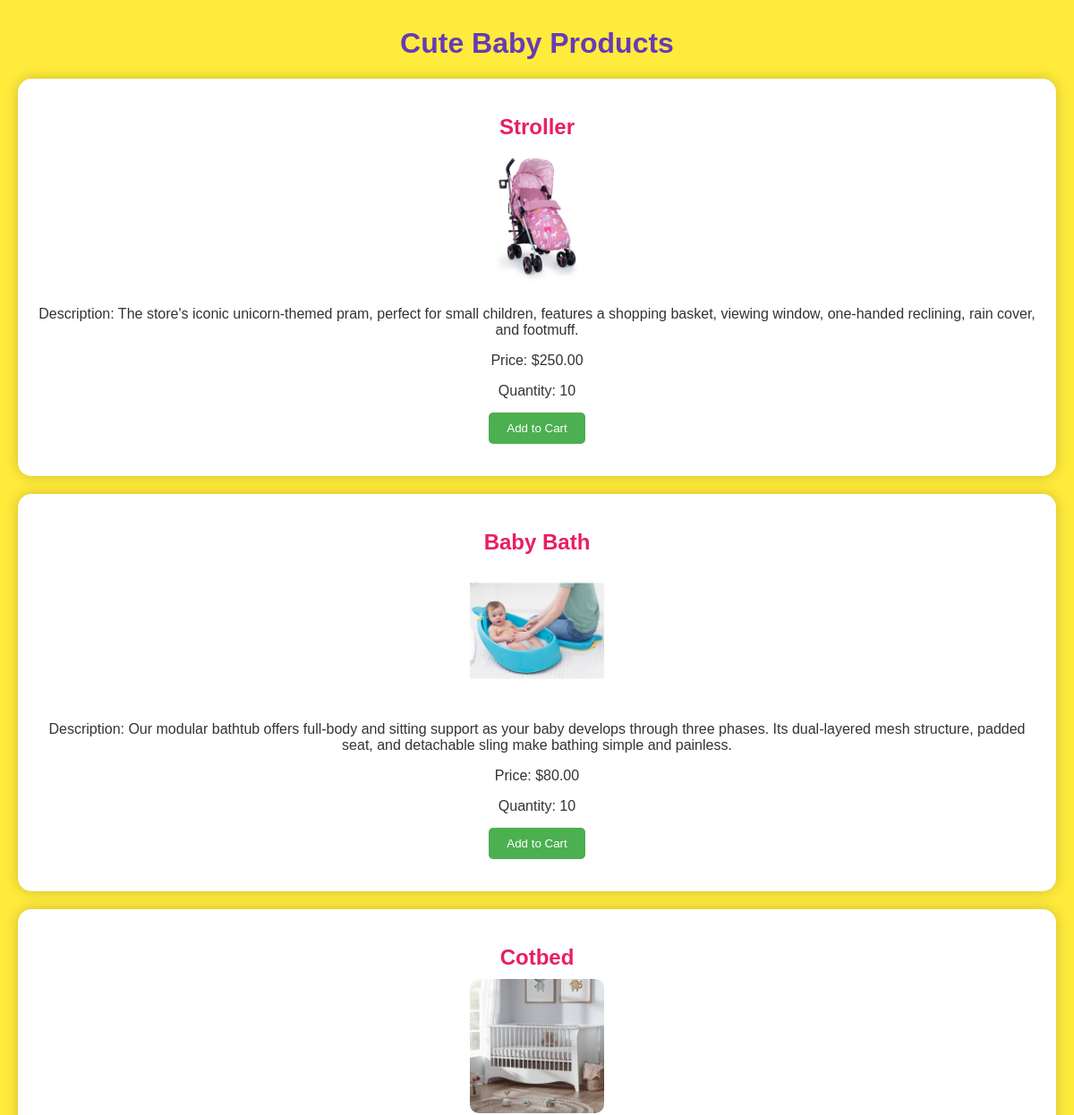
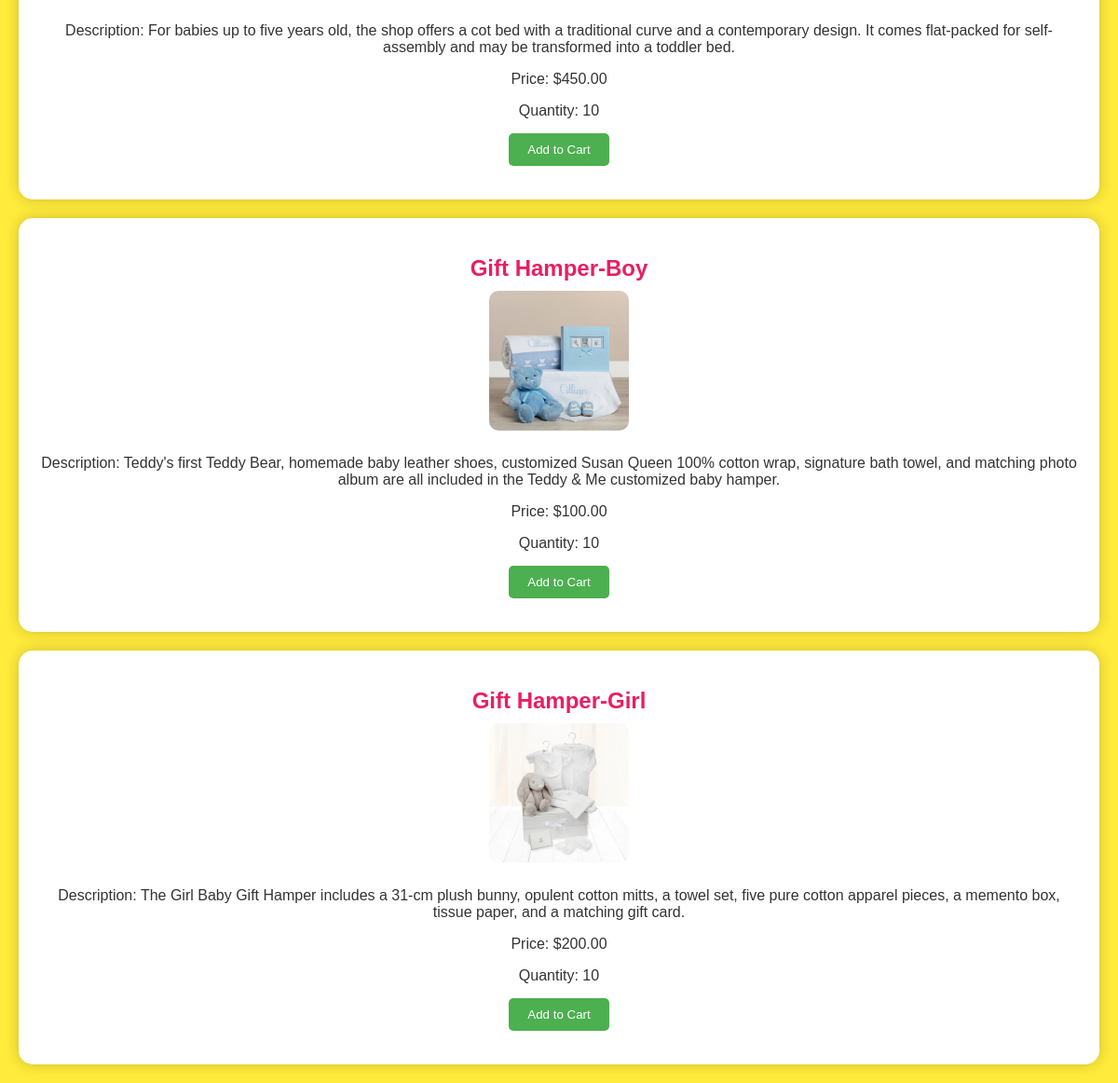
The app's page /babyproducts/product_list/ with its own data (2 pictures, top to bottom).
### babyproducts/models.py (models this page shows, shortened)
class Babyproduct(models.Model):
    name = models.CharField(max_length=100)
    description = models.TextField()
    price = models.DecimalField(max_digits=10, decimal_places=2)
    quantity = models.PositiveIntegerField()
    image = models.ImageField(upload_to='products/')

### babyproducts/views.py (the view)
# urls.py: path('product_list/', views.product_list, name='product_list'),
def product_list(request):
    products = Babyproduct.objects.all()
    return render(request, 'babyproducts/products_list.html', {'products': products})

### babyproducts/templates/babyproducts/products_list.html (shortened to what this page needs)
{% block content %}
<html lang="en">
<head>
</head>
<body>
    <h1>Cute Baby Products</h1>
    <ul>
        {% for product in products %}
            <li>
                <h2>{{ product.name }}</h2>
                <img src="{{ product.image.url }}" alt="{{ product.name }}">
                <p>Description: {{ product.description }}</p>
                <p>Price: ${{ product.price }}</p>
                <p>Quantity: {{ product.quantity }}</p>
                <form method="post" action="{% url 'babyproducts:add_to_cart' product.id %}">
                    <input type="submit" value="Add to Cart">
                </form>
            </li>
        {% endfor %}
    </ul>
</body>
</html>
{% endblock content %}

### babyproducts/templates/babyproducts/products_list.html (style rules this page uses)
body { font-family: 'Comic Sans MS', cursive, sans-serif; background-color: #ffeb3b; margin: 0; padding: 0; text-align: center; }
h1 { color: #673ab7; margin-top: 30px; }
ul { list-style: none; padding: 0; }
li { background-color: #ffffff; margin: 20px; padding: 20px; border-radius: 15px; box-shadow: 0 0 15px rgba(0, 0, 0, 0.2); transition: transform 0.3s ease-in-out; }
h2 { color: #e91e63; margin-bottom: 10px; }
p { color: #333; margin-bottom: 15px; }
img { max-width: 150px; max-height: 150px; border-radius: 10px; margin-bottom: 10px; }
form { display: inline-block; }
input[type="submit"] { background-color: #4caf50; color: white; padding: 10px 20px; border: none; border-radius: 5px; cursor: pointer; transition: background-color 0.3s ease; }

### records on screen
Babyproduct: name "Stroller", image (picture), description "The store's iconic unicorn-themed pram, perfect for small children, features a shopping basket, viewing window, one-handed reclining, rain cover, and footmuff.", price "250.00", quantity "10"
Babyproduct: name "Baby Bath", image (picture), description "Our modular bathtub offers full-body and sitting support as your baby develops through three phases. Its dual-layered mesh structure, padded seat, and detachable sling make bathing simple and painless.", price "80.00", quantity "10"
Babyproduct: name "Cotbed", image (picture), description "For babies up to five years old, the shop offers a cot bed with a traditional curve and a contemporary design. It comes flat-packed for self-assembly and may be transformed into a toddler bed.", price "450.00", quantity "10"
Babyproduct: name "Gift Hamper-Boy", image (picture), description "Teddy's first Teddy Bear, homemade baby leather shoes, customized Susan Queen 100% cotton wrap, signature bath towel, and matching photo album are all included in the Teddy & Me customized baby hamper.", price "100.00", quantity "10"
Babyproduct: name "Gift Hamper-Girl", image (picture), description "The Girl Baby Gift Hamper includes a 31-cm plush bunny, opulent cotton mitts, a towel set, five pure cotton apparel pieces, a memento box, tissue paper, and a matching gift card.", price "200.00", quantity "10"
